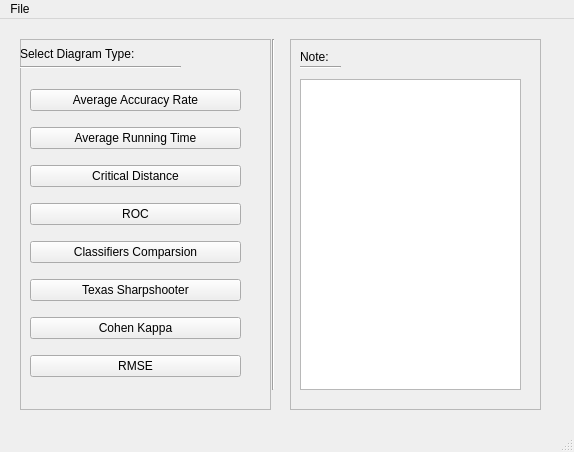
<?xml version="1.0" encoding="UTF-8"?>
<ui version="4.0">
 <class>PlotWindow</class>
 <widget class="QMainWindow" name="PlotWindow">
  <property name="geometry">
   <rect>
    <x>0</x>
    <y>0</y>
    <width>574</width>
    <height>452</height>
   </rect>
  </property>
  <property name="windowTitle">
   <string>MainWindow</string>
  </property>
  <widget class="QWidget" name="centralwidget">
   <widget class="QFrame" name="framediagram">
    <property name="geometry">
     <rect>
      <x>20</x>
      <y>20</y>
      <width>251</width>
      <height>371</height>
     </rect>
    </property>
    <property name="frameShape">
     <enum>QFrame::StyledPanel</enum>
    </property>
    <property name="frameShadow">
     <enum>QFrame::Raised</enum>
    </property>
    <widget class="QLabel" name="label_cdt">
     <property name="geometry">
      <rect>
       <x>0</x>
       <y>0</y>
       <width>171</width>
       <height>30</height>
      </rect>
     </property>
     <property name="text">
      <string>Select Diagram Type:</string>
     </property>
    </widget>
    <widget class="Line" name="line_h1">
     <property name="geometry">
      <rect>
       <x>0</x>
       <y>20</y>
       <width>161</width>
       <height>16</height>
      </rect>
     </property>
     <property name="orientation">
      <enum>Qt::Horizontal</enum>
     </property>
    </widget>
    <widget class="QWidget" name="layoutWidget">
     <property name="geometry">
      <rect>
       <x>10</x>
       <y>40</y>
       <width>211</width>
       <height>311</height>
      </rect>
     </property>
     <layout class="QGridLayout" name="gridLayout_dragram">
      <item row="5" column="0">
       <widget class="QPushButton" name="pbt_tss">
        <property name="text">
         <string>Texas Sharpshooter</string>
        </property>
       </widget>
      </item>
      <item row="2" column="0">
       <widget class="QPushButton" name="pbt_cd">
        <property name="text">
         <string>Critical Distance</string>
        </property>
       </widget>
      </item>
      <item row="3" column="0">
       <widget class="QPushButton" name="pbt_roc">
        <property name="text">
         <string>ROC</string>
        </property>
       </widget>
      </item>
      <item row="6" column="0">
       <widget class="QPushButton" name="pbt_kappa">
        <property name="text">
         <string>Cohen Kappa</string>
        </property>
       </widget>
      </item>
      <item row="0" column="0">
       <widget class="QPushButton" name="pbt_aar">
        <property name="text">
         <string>Average Accuracy Rate</string>
        </property>
       </widget>
      </item>
      <item row="1" column="0">
       <widget class="QPushButton" name="pbt_art">
        <property name="text">
         <string>Average Running Time</string>
        </property>
       </widget>
      </item>
      <item row="4" column="0">
       <widget class="QPushButton" name="pbt_cc">
        <property name="text">
         <string>Classifiers Comparsion</string>
        </property>
       </widget>
      </item>
      <item row="7" column="0">
       <widget class="QPushButton" name="pbt_rmse">
        <property name="text">
         <string>RMSE</string>
        </property>
       </widget>
      </item>
     </layout>
    </widget>
   </widget>
   <widget class="QFrame" name="frame_note">
    <property name="geometry">
     <rect>
      <x>290</x>
      <y>20</y>
      <width>251</width>
      <height>371</height>
     </rect>
    </property>
    <property name="frameShape">
     <enum>QFrame::StyledPanel</enum>
    </property>
    <property name="frameShadow">
     <enum>QFrame::Raised</enum>
    </property>
    <widget class="QTextEdit" name="textEdit_note">
     <property name="geometry">
      <rect>
       <x>10</x>
       <y>40</y>
       <width>221</width>
       <height>311</height>
      </rect>
     </property>
    </widget>
    <widget class="QLabel" name="label_note">
     <property name="geometry">
      <rect>
       <x>10</x>
       <y>10</y>
       <width>72</width>
       <height>15</height>
      </rect>
     </property>
     <property name="text">
      <string>Note:</string>
     </property>
    </widget>
    <widget class="Line" name="line_h3">
     <property name="geometry">
      <rect>
       <x>10</x>
       <y>20</y>
       <width>41</width>
       <height>16</height>
      </rect>
     </property>
     <property name="orientation">
      <enum>Qt::Horizontal</enum>
     </property>
    </widget>
   </widget>
   <widget class="Line" name="line_v3">
    <property name="geometry">
     <rect>
      <x>263</x>
      <y>20</y>
      <width>20</width>
      <height>351</height>
     </rect>
    </property>
    <property name="orientation">
     <enum>Qt::Vertical</enum>
    </property>
   </widget>
  </widget>
  <widget class="QStatusBar" name="statusbar"/>
  <widget class="QMenuBar" name="menuBar">
   <property name="geometry">
    <rect>
     <x>0</x>
     <y>0</y>
     <width>574</width>
     <height>26</height>
    </rect>
   </property>
   <widget class="QMenu" name="menuFile">
    <property name="title">
     <string>File</string>
    </property>
    <addaction name="actionopen"/>
    <addaction name="separator"/>
    <addaction name="actionexit"/>
   </widget>
   <addaction name="menuFile"/>
  </widget>
  <action name="actionopen">
   <property name="text">
    <string>open</string>
   </property>
  </action>
  <action name="actionexit">
   <property name="text">
    <string>exit</string>
   </property>
  </action>
 </widget>
 <resources/>
 <connections/>
</ui>
